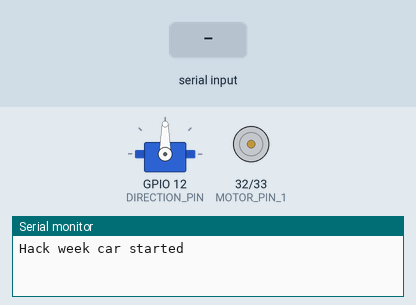
Simulated run of this sketch. Board: ESP32. Parts: servo, motor-driver pin pairs drawn as motors (green arrow = first pin HIGH = forward, orange = second pin HIGH = backward, longer = more drive, scaled by the enable pin), the last lines printed to the serial monitor. The test bench sets the inputs (shaded band). Nothing arrives over Bluetooth unless stated.

Above: at 1.2 s.
1.3 s: "V90\n" received over the second serial link
At 1.7 s:
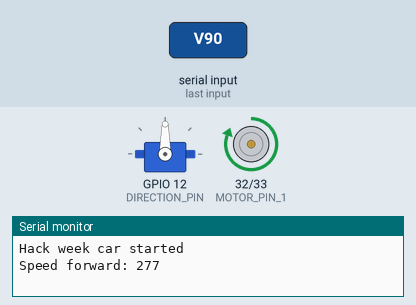
2.8 s: "S90\n" received over the second serial link
At 4.1 s:
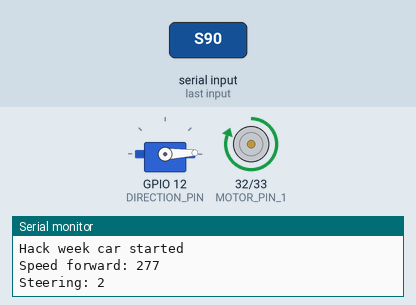
Timing chart, 0 to 5.8 s (numbered marks = the images above; inputs shaded):
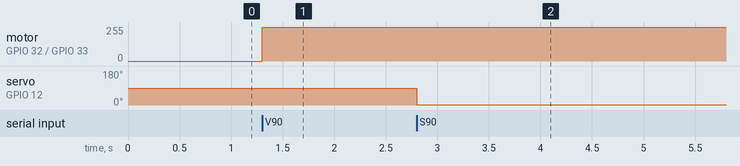

The sketch:

hack-week-car.ino
```cpp
// Include necessary libraries
#include "BluetoothSerial.h"
#include "ESP32Servo.h"

// Set bluetooth name
#define BLUETOOTH_NAME "HACK WEEK CAR"

// Define necessary pins
#define DIRECTION_PIN 12
#define SPEED_PIN 13
#define MOTOR_PIN_1 32
#define MOTOR_PIN_2 33

// Wenn der Motor zu langsam ist, dann pfeift er nur
#define MIN_SPEED 20
#define MAX_SPEED 254

// Der Servo stößt sonst am Gehäuse an
#define MIN_STEER 10
#define MAX_STEER 170

// Define necessary global variables
Servo directionServo;
BluetoothSerial bluetooth;

boolean newData = false;
byte numChars = 5;
char receivedChars[5];
int speed = 0;
int steering = 0;

// Control direction of main motor
enum Direction { Forward, Reverse, Stop };

void setMainDirection(Direction direction) {

  switch (direction) {
    case Forward:
      digitalWrite(MOTOR_PIN_1, HIGH);
      digitalWrite(MOTOR_PIN_2, LOW);
      break;
    case Reverse:
      digitalWrite(MOTOR_PIN_1, LOW);
      digitalWrite(MOTOR_PIN_2, HIGH);
      break;
    case Stop:
      digitalWrite(MOTOR_PIN_1, LOW);
      digitalWrite(MOTOR_PIN_2, LOW);
    default:
      break;
  }
}

// Control speed of main motor
void setSpeed(int speed) {
  analogWrite(SPEED_PIN, speed);
}

void getBluetoothData() {
  static byte ndx = 0;
  char endMarker = '\n';
  char rc;

  while (bluetooth.available() && !newData) {
    rc = bluetooth.read();

    if (rc != endMarker) {
      if (ndx < numChars - 1) {
        // Serial.println(rc);
        receivedChars[ndx] = rc;
        ndx++;
      } else {
        // Serial.println("Too long");
        // String ist zu lang, wir ignorieren den Rest
      }
    } else {
      // Serial.println("End Transmission");
      receivedChars[ndx++] = '\0';
      ndx = 0;
      newData = true;
    }
  }

//  if (newData) {
//    Serial.print("Got message: ");
//    Serial.println(receivedChars);
//  }
}

// Handle speed inputs
// TODO: Consider refactoring this and moving it to another place
//       in the code
void handleSpeed(int value) {
  if (value < 200) {
    setMainDirection(Forward);
    speed = map(value, 200, 100, MIN_SPEED, MAX_SPEED);
    Serial.print("Speed forward: ");
  } else if (value > 200) {
    setMainDirection(Reverse);
    speed = map(value, 200, 300, MIN_SPEED, MAX_SPEED);
    Serial.print("Speed reverse: ");
  } else {
    setMainDirection(Stop);
    Serial.println("Stop!");
    speed = 0;
  }
  Serial.println(speed);
  setSpeed(speed);
}

// Handle steering inputs
void handleSteering(int value) {
  steering = map(value, 100, 300, MIN_STEER, MAX_STEER);
  Serial.print("Steering: ");
  Serial.println(steering);
  directionServo.write(steering);
}

// Configure bluetooth and both motors
void setup() {
  bluetooth.begin(BLUETOOTH_NAME);
  Serial.begin(115200);
  Serial.println("Hack week car started");


  pinMode(MOTOR_PIN_1, OUTPUT);
  pinMode(MOTOR_PIN_2, OUTPUT);
  pinMode(SPEED_PIN, OUTPUT);

  ESP32PWM::allocateTimer(0);
  directionServo.setPeriodHertz(50);
  directionServo.attach(DIRECTION_PIN, 500, 2400);
}

// This code runs in an infinite loop
void loop() {
  getBluetoothData();

  if (newData) {
    newData = false;

    String received = receivedChars;
    // Wir brauchen 3 stellige Nummern, damit wir hier genau 3 Stellen lesen können
    int value = received.substring(1,4).toInt();

    // Serial.println(received);
    // Serial.println(value);

    switch (receivedChars[0]) {
      case 'V':
        handleSpeed(value);
        break;
      case 'S':
        handleSteering(value);
        break;
      default:
        break;
    }
  }
}
```

Measured:
- after the input at 1.3 s, motor on GPIO 32 (MOTOR_PIN_1) / GPIO 33 (MOTOR_PIN_2): stopped → forward 255/255 at once
- after the input at 2.8 s, servo on GPIO 12 (DIRECTION_PIN): 90° → 2° at once
